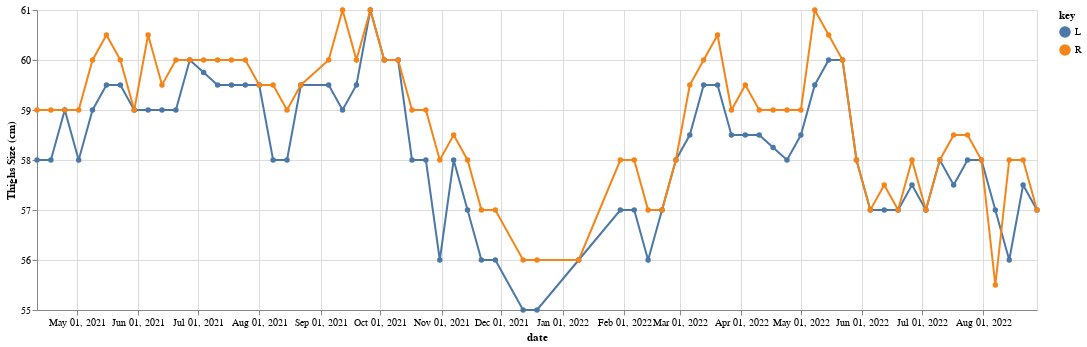

Notebook cell for this chart:
### Code cell
# Thighs
chart = make_chart_LR(7,8)

chart

### Figure 1 — Vega-Lite specification as saved in the notebook (floating-point values rounded to 4 significant figures)
{"$schema": "https://vega.github.io/schema/vega-lite/v4.17.0.json", "config": {"view": {"continuousHeight": 300, "continuousWidth": 400}}, "data": {"name": "data-5b86127fb95023b24568cdaf8b3ad50b"}, "datasets": {"data-5b86127fb95023b24568cdaf8b3ad50b": [{"L": 58, "R": 59, "date": "2021-04-11T00:00:00"}, {"L": 58, "R": 59, "date": "2021-04-18T00:00:00"}, {"L": 59, "R": 59, "date": "2021-04-25T00:00:00"}, {"L": 58, "R": 59, "date": "2021-05-02T00:00:00"}, {"L": 59, "R": 60, "date": "2021-05-09T00:00:00"}, {"L": 59.5, "R": 60.5, "date": "2021-05-16T00:00:00"}, {"L": 59.5, "R": 60, "date": "2021-05-23T00:00:00"}, {"L": 59, "R": 59, "date": "2021-05-30T00:00:00"}, {"L": 59, "R": 60.5, "date": "2021-06-06T00:00:00"}, {"L": 59, "R": 59.5, "date": "2021-06-13T00:00:00"}, {"L": 59, "R": 60, "date": "2021-06-20T00:00:00"}, {"L": 60, "R": 60, "date": "2021-06-27T00:00:00"}, {"L": null, "R": null, "date": "2021-07-04T00:00:00"}, {"L": 59.5, "R": 60, "date": "2021-07-11T00:00:00"}, {"L": 59.5, "R": 60, "date": "2021-07-18T00:00:00"}, {"L": 59.5, "R": 60, "date": "2021-07-25T00:00:00"}, {"L": 59.5, "R": 59.5, "date": "2021-08-01T00:00:00"}, {"L": 58, "R": 59.5, "date": "2021-08-08T00:00:00"}, {"L": 58, "R": 59, "date": "2021-08-15T00:00:00"}, {"L": 59.5, "R": 59.5, "date": "2021-08-22T00:00:00"}, {"L": 59.5, "R": 60, "date": "2021-09-05T00:00:00"}, {"L": 59, "R": 61, "date": "2021-09-12T00:00:00"}, {"L": 59.5, "R": 60, "date": "2021-09-19T00:00:00"}, {"L": 61, "R": 61, "date": "2021-09-26T00:00:00"}, {"L": 60, "R": 60, "date": "2021-10-03T00:00:00"}, {"L": 60, "R": 60, "date": "2021-10-10T00:00:00"}, {"L": 58, "R": 59, "date": "2021-10-17T00:00:00"}, {"L": 58, "R": 59, "date": "2021-10-24T00:00:00"}, {"L": 56, "R": 58, "date": "2021-10-31T00:00:00"}, {"L": 58, "R": 58.5, "date": "2021-11-07T00:00:00"}, {"L": 57, "R": 58, "date": "2021-11-14T00:00:00"}, {"L": 56, "R": 57, "date": "2021-11-21T00:00:00"}, {"L": 56, "R": 57, "date": "2021-11-28T00:00:00"}, {"L": 55, "R": 56, "date": "2021-12-12T00:00:00"}, {"L": 55, "R": 56, "date": "2021-12-19T00:00:00"}, {"L": 56, "R": 56, "date": "2022-01-09T00:00:00"}, {"L": 57, "R": 58, "date": "2022-01-30T00:00:00"}, {"L": 57, "R": 58, "date": "2022-02-06T00:00:00"}, {"L": 56, "R": 57, "date": "2022-02-13T00:00:00"}, {"L": 57, "R": 57, "date": "2022-02-20T00:00:00"}, {"L": 58, "R": 58, "date": "2022-02-27T00:00:00"}, {"L": 58.5, "R": 59.5, "date": "2022-03-06T00:00:00"}, {"L": 59.5, "R": 60, "date": "2022-03-13T00:00:00"}, {"L": 59.5, "R": 60.5, "date": "2022-03-20T00:00:00"}, {"L": 58.5, "R": 59, "date": "2022-03-27T00:00:00"}, {"L": 58.5, "R": 59.5, "date": "2022-04-03T00:00:00"}, {"L": 58.5, "R": 59, "date": "2022-04-10T00:00:00"}, {"L": null, "R": null, "date": "2022-04-17T00:00:00"}, {"L": 58, "R": 59, "date": "2022-04-24T00:00:00"}, {"L": 58.5, "R": 59, "date": "2022-05-01T00:00:00"}, {"L": 59.5, "R": 61, "date": "2022-05-08T00:00:00"}, {"L": 60, "R": 60.5, "date": "2022-05-15T00:00:00"}, {"L": 60, "R": 60, "date": "2022-05-22T00:00:00"}, {"L": 58, "R": 58, "date": "2022-05-29T00:00:00"}, {"L": 57, "R": 57, "date": "2022-06-05T00:00:00"}, {"L": 57, "R": 57.5, "date": "2022-06-12T00:00:00"}, {"L": 57, "R": 57, "date": "2022-06-19T00:00:00"}, {"L": 57.5, "R": 58, "date": "2022-06-26T00:00:00"}, {"L": 57, "R": 57, "date": "2022-07-03T00:00:00"}, {"L": 58, "R": 58, "date": "2022-07-10T00:00:00"}, {"L": 57.5, "R": 58.5, "date": "2022-07-17T00:00:00"}, {"L": 58, "R": 58.5, "date": "2022-07-24T00:00:00"}, {"L": 58, "R": 58, "date": "2022-07-31T00:00:00"}, {"L": 57, "R": 55.5, "date": "2022-08-07T00:00:00"}, {"L": 56, "R": 58, "date": "2022-08-14T00:00:00"}, {"L": 57.5, "R": 58, "date": "2022-08-21T00:00:00"}, {"L": 57, "R": 57, "date": "2022-08-28T00:00:00"}]}, "encoding": {"color": {"field": "key", "type": "nominal"}, "x": {"axis": {"grid": true}, "field": "date", "sort": "-x", "timeUnit": "yearmonthdate", "title": "date", "type": "temporal"}, "y": {"field": "value", "impute": {"frame": [-1, 1], "method": "mean"}, "scale": {"zero": false}, "title": "Thighs Size (cm)", "type": "quantitative"}}, "mark": {"point": true, "type": "line"}, "transform": [{"fold": ["L", "R"]}], "width": 1000}
